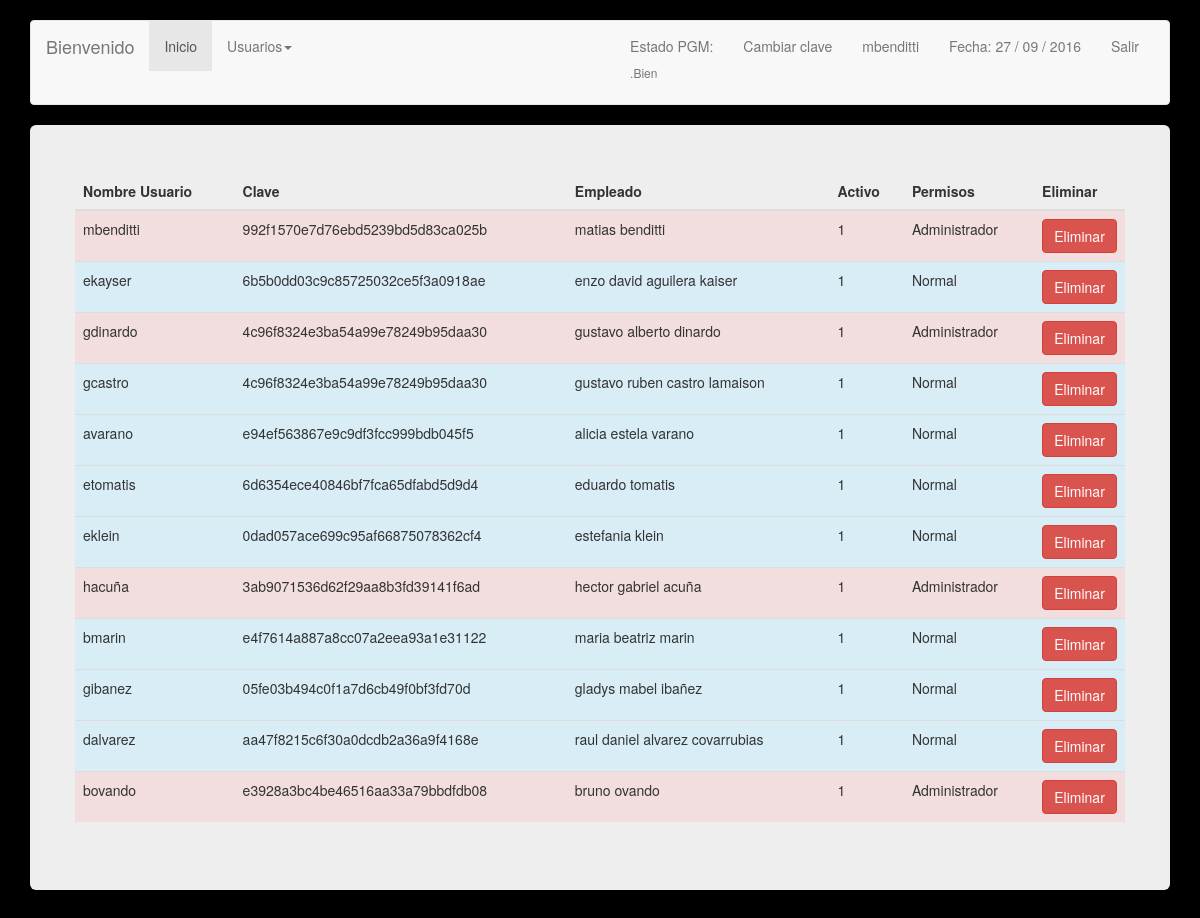
The app's page /TicketWeb/usuarios.php (signed in) with its own data.
### tables this page shows
CREATE TABLE `estados_pgm` (
  `id_estado` int(11) NOT NULL,
  `estado` varchar(15) NOT NULL
);

CREATE TABLE `usuarios` (
  `id_usuario` int(11) NOT NULL,
  `nombre_usuario` varchar(10) NOT NULL,
  `contrasenia` varchar(36) DEFAULT NULL,
  `fk_empleado` int(11) NOT NULL,
  `activo` tinyint(1) NOT NULL,
  `fk_permiso` int(11) NOT NULL,
  `id_extreme` varchar(180) DEFAULT NULL
);

### TicketWeb/usuarios.php (the view, shortened to what this page needs)
<?php
include('inc/config.php');
$link = mysqli_connect ($dbhost, $dbusername, $dbuserpass);
mysqli_select_db($link,$dbname) or die('No se puede seleccionar la base de datos');
$query = mysqli_query($link,"SELECT id_usuario,nombre_usuario, contrasenia, activo, fk_permiso, CONCAT( nombre,  ' ', apellido ) AS empleado FROM usuarios u JOIN empleados e ON u.fk_empleado = e.id_empleado") or die(mysql_error());
?>
<!DOCTYPE html>
<html lang="en">
  <head>
    <link href="css/bootstrap.min.css" rel="stylesheet">
  </head>
  <body>
    <br>
        <div class="container">
      <?php include('inc/menu.php'); ?>
      <div class="jumbotron">
<div class="row">
              <table class="table table-hover">
                	<thead>
                    	<th> Nombre Usuario </th>
                      <th> Clave </th>
                      <th> Empleado </th>
                      <th> Activo </th>
                      <th> Permisos </th>
                      <?php if($_SESSION["permiso"] == 1){?> <th> Eliminar </th> <?php }?>
                    </thead>
                    <tbody>
                    	<?php while($usuario = mysqli_fetch_array($query)){ ?>
                        <?php if($usuario['fk_permiso'] == 1){ ?>
                        <tr class="danger">
                            <td> <?php echo $usuario['nombre_usuario']; ?> </td>
                            <td> <?php if ($usuario['contrasenia'] != ''){ echo $usuario['contrasenia'];}else{ echo "Sin pass";} ?> </td>
                            <td> <?php echo $usuario['empleado']; ?> </td>
                              <td> <?php echo $usuario['activo']; ?> </td>
                            <td> <?php if($usuario['fk_permiso'] == 1){ echo "Administrador";}else{ echo "Normal";} ?> </td>
                             <?php if($_SESSION["permiso"] == 1){?>
                            <td>  <a href="eliminar.php?id=<?php echo $usuario['id_usuario'];?>&tipo=usuario " role="button"  class="btn btn-danger btn-primary btn-block"> Eliminar </a></td>
							<?php }?>
                        </tr>
                        <?php }else{ ?>
                        <tr class="info">
                          <td> <?php echo $usuario['nombre_usuario']; ?> </td>
                          <td> <?php if ($usuario['contrasenia'] != ''){ echo $usuario['contrasenia'];}else{ echo "Sin pass";} ?> </td>
                          <td> <?php echo $usuario['empleado']; ?> </td>
                            <td> <?php echo $usuario['activo']; ?> </td>
                          <td> <?php if($usuario['fk_permiso'] == 1){ echo "Administrador";}else{ echo "Normal";} ?> </td>
                           <?php if($_SESSION["permiso"] == 1){?>
                          <td>  <a href="eliminar.php?id=<?php echo $usuario['id_usuario'];?>&tipo=usuario " role="button"  class="btn btn-danger btn-primary btn-block"> Eliminar </a></td>
							<?php }?>
                        </tr>
                        <?php } ?>
                        <?php } ?>
                    </tbody>
				</table>
</div>
      </div>
    </div>
  </body>
</html>

### TicketWeb/inc/menu.php (shortened to what this page needs)
<?php
$link = mysqli_connect ($dbhost, $dbusername, $dbuserpass);
mysqli_select_db($link,$dbname);
$estadoPGM = mysqli_query($link,"SELECT estado FROM estado_actual_pgm eap JOIN estados_pgm ep ON ep.id_estado = eap.fk_estado_pgm ");
$estadoPGM = mysqli_fetch_array($estadoPGM);
$estadoPGM = $estadoPGM['estado'];
?>
<div class="navbar navbar-default" role="navigation">
<div class="container-fluid">
  <div class="navbar-header">
  <a class="navbar-brand" href="#">Bienvenido </a>
  </div>
  <div class="navbar-collapse collapse">
  <ul class="nav navbar-nav">
    <li class="active"><a href="inicio.php">Inicio</a></li>
  <?php
  if($_SESSION["permiso"] == 1) {
  ?> <li class="dropdown">
        <a class="dropdown-toggle" data-toggle="dropdown" href="#">Usuarios<span class="caret"></span></a>
        </li>
  <?php
  }
  ?>
  </ul>
  <ul class="nav navbar-nav navbar-right">
    <?php
    switch ($estadoPGM) {
        ?> <li><a href="#"> Estado PGM: <h6><span class="green">.</span><?php echo $estadoPGM; ?></h6></a></li> <?php
    case "Bien":
        ?> <li><a href="#"> Estado PGM: <h6><span class="blue">.</span><?php echo $estadoPGM; ?></h6></a></li> <?php
        break;
        ?> <li><a href="#"> Estado PGM: <h6><span class="orange">.</span><?php echo $estadoPGM; ?></h6></a></li> <?php
        ?> <li><a href="#"> Estado PGM: <h6><span class="grey">.</span><?php echo $estadoPGM; ?></h6></a></li> <?php
      } ?>
    <li><a href="form_cambiar_clave.php"> Cambiar clave </a></li>
    <li><a href=""> <?php echo $_SESSION["s_nombre_usuario"]; ?> </a></li>
    <li><a href="">Fecha:
    <?php
    echo date("d / m / Y");
    ?></a></li>
    <li><a href="inc/cerrar.php">Salir</a></li>
  </ul>
  </div>
</div>
</div>

### TicketWeb/usuarios.php (style rules this page uses)
body { background: #000; }

### records on screen
estados_pgm: estado "Bien"
usuarios: nombre_usuario "mbenditti", contrasenia "992f1570e7d76ebd5239bd5d83ca025b", empleado "matias benditti", activo "1", shows "Administrador"
usuarios: nombre_usuario "ekayser", contrasenia "6b5b0dd03c9c85725032ce5f3a0918ae", empleado "enzo david aguilera kaiser", activo "1", shows "Normal"
usuarios: nombre_usuario "gdinardo", contrasenia "4c96f8324e3ba54a99e78249b95daa30", empleado "gustavo alberto dinardo", activo "1", shows "Administrador"
usuarios: nombre_usuario "gcastro", contrasenia "4c96f8324e3ba54a99e78249b95daa30", empleado "gustavo ruben castro lamaison", activo "1", shows "Normal"
usuarios: nombre_usuario "avarano", contrasenia "e94ef563867e9c9df3fcc999bdb045f5", empleado "alicia estela varano", activo "1", shows "Normal"
usuarios: nombre_usuario "etomatis", contrasenia "6d6354ece40846bf7fca65dfabd5d9d4", empleado "eduardo tomatis", activo "1", shows "Normal"
usuarios: nombre_usuario "eklein", contrasenia "0dad057ace699c95af66875078362cf4", empleado "estefania klein", activo "1", shows "Normal"
usuarios: nombre_usuario "hacuña", contrasenia "3ab9071536d62f29aa8b3fd39141f6ad", empleado "hector gabriel acuña", activo "1", shows "Administrador"
usuarios: nombre_usuario "bmarin", contrasenia "e4f7614a887a8cc07a2eea93a1e31122", empleado "maria beatriz marin", activo "1", shows "Normal"
usuarios: nombre_usuario "gibanez", contrasenia "05fe03b494c0f1a7d6cb49f0bf3fd70d", empleado "gladys mabel ibañez", activo "1", shows "Normal"
usuarios: nombre_usuario "dalvarez", contrasenia "aa47f8215c6f30a0dcdb2a36a9f4168e", empleado "raul daniel alvarez covarrubias", activo "1", shows "Normal"
usuarios: nombre_usuario "bovando", contrasenia "e3928a3bc4be46516aa33a79bbdfdb08", empleado "bruno ovando", activo "1", shows "Administrador"

### other values on screen
$_SESSION["s_nombre_usuario"] "mbenditti"
